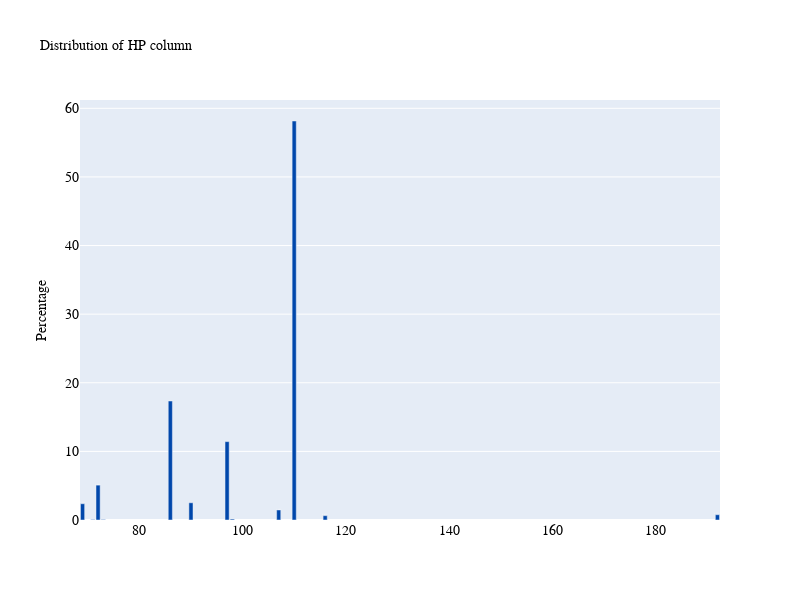

Notebook code for this chart:
### Code cell
plot_bar('HP')

### Figure 1 — Plotly figure (JSON) as saved in the notebook; plotly's stock layout.template omitted (floating-point values rounded to 4 significant figures)
{"data": [{"marker": {"color": "#0047AB"}, "text": ["58.15%", "17.34%", "11.42%", "5.08%", "2.5100000000000002%", "2.37%", "1.46%", "0.77%", "0.63%", "0.13999999999999999%", "0.06999999999999999%", "0.06999999999999999%"], "textposition": "auto", "type": "bar", "x": [110, 86, 97, 72, 90, 69, 107, 192, 116, 98, 73, 71], "y": [58.15, 17.34, 11.42, 5.08, 2.51, 2.37, 1.46, 0.77, 0.63, 0.14, 0.07, 0.07]}], "layout": {"autosize": false, "font": {"color": "white", "family": "Courier New, monospace", "size": 12}, "height": 600, "title": {"font": {"color": "black", "family": "Courier New, monospace", "size": 14}, "text": "Distribution of HP column"}, "width": 800, "xaxis": {"tickfont": {"color": "black", "family": "Courier New, monospace", "size": 14}}, "yaxis": {"tickfont": {"color": "black", "family": "Courier New, monospace", "size": 14}, "title": {"font": {"color": "black", "size": 14}, "text": "Percentage"}}}}
